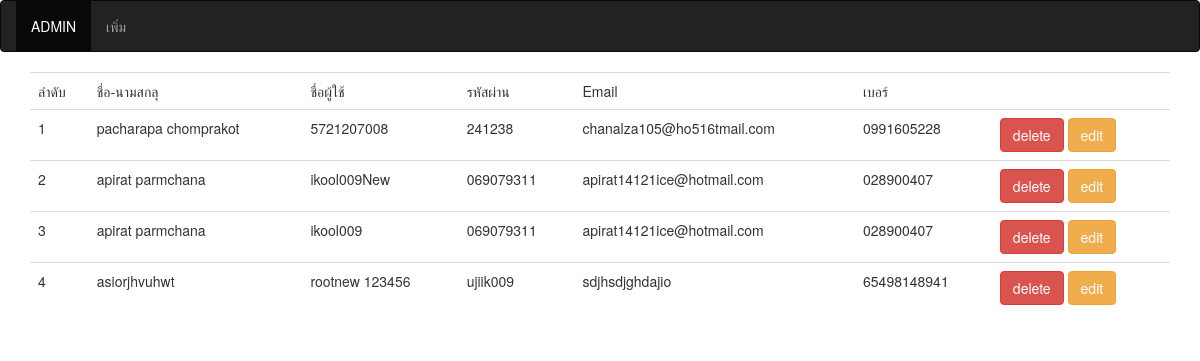
The page / on the database its author committed.
### tables this page shows
CREATE TABLE `member` (
  `user_id` int(11) NOT NULL,
  `name_surname` varchar(100) NOT NULL,
  `user` varchar(32) NOT NULL,
  `password` varchar(32) NOT NULL,
  `Email` varchar(32) NOT NULL,
  `phone` varchar(32) NOT NULL,
  `Status` tinyint(1) NOT NULL DEFAULT '1',
  `image` text NOT NULL
);

### application/controllers/User_Controller.php (called while the page is built, shortened)
<?php
class User_Controller extends CI_Controller {
	public function __construct()
	{
		$this->load->helper('url');
		$this->load->view('navbar');
		$this->load->model('Model_user');
	}
	public function index(){
		$data['res'] = $this->Model_user->get_user();
		$this->load->view('view_user',$data);
	}
}
?>

### index.php (called while the page is built, shortened)
<?php
require_once BASEPATH.'core/CodeIgniter.php';

### application/models/Model_user.php (called while the page is built, shortened)
<?php
class Model_user extends CI_Model {
	public function get_user(){
		$this->db->select('*');
		$this->db->from("member");
		$this->db->where("Status",1);
		$query=$this->db->get();
		if($query){
			$result = $query->result_array();
		}else{
			return false;
		}
		return $result;
	}
}
?>

### application/views/view_user.php (the view)
<div class="container">
	<table class="table">
		<tr>
			<td>ลำดับ</td>
			<td>ชื่อ-นามสกลุ</td>
			<td>ชื่อผู้ใช้</td>
			<td>รหัสผ่าน</td>
			<td>Email</td>
			<td>เบอร์</td>
			<td></td>
		</tr>
		<?php
			$number = 0;
			foreach ($res as $key => $value) {
				$number++;
				echo "<tr>";
					echo "<td>{$number}</td>";
					echo "<td>{$value['name_surname']}</td>";
					echo "<td>{$value['user']}</td>";
					echo "<td>{$value['password']}</td>";
					echo "<td>{$value['Email']}</td>";
					echo "<td>{$value['phone']}</td>";
					echo "<td><a class='btn btn-danger' href='".base_url()."User_Controller/delete_user/{$value['user_id']}'>delete</a>
					<a class='btn btn-warning' href='".base_url()."User_Controller/edit_user_form/{$value['user_id']}'>edit</a>
					</td>";
				echo "</tr>";
			}
		?>
	</table>
</div>

### application/views/navbar.php (shortened to what this page needs)
<!DOCTYPE html>
<html>
<head>
	<link rel="stylesheet" href="https://maxcdn.bootstrapcdn.com/bootstrap/3.3.7/css/bootstrap.min.css" />
</head>
<body>
	<nav class="navbar navbar-inverse">
	  <div class="container-fluid">
	    <ul class="nav navbar-nav">
	      <li class="active"><a href="<?php echo base_url();?>">ADMIN</a></li>
	      <li><a href="<?php echo base_url();?>User_Controller/add_user_form"> เพิ่ม</a></li>
	    </ul>
	  </div>
	</nav>
</body>
</html>

### rows shown on the page
member: name_surname "pacharapa chomprakot", user "5721207008", password "241238", Email "chanalza105@ho516tmail.com", phone "0991605228"
member: name_surname "apirat parmchana", user "ikool009New", password "069079311", Email "apirat14121ice@hotmail.com", phone "028900407"
member: name_surname "apirat parmchana", user "ikool009", password "069079311", Email "apirat14121ice@hotmail.com", phone "028900407"
member: name_surname "asiorjhvuhwt", user "rootnew 123456", password "ujiik009", Email "sdjhsdjghdajio", phone "65498148941"
